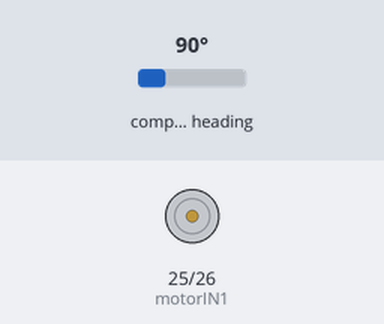
A sketch run on a simulated ESP32. Parts: motor-driver pin pairs drawn as motors (green arrow = first pin HIGH = forward, orange = second pin HIGH = backward, longer = more drive, scaled by the enable pin). Wiring (inferred from the names in the program): AS5600 angle sensor at I2C address 0x36. The inputs (shaded band) are chosen by the test bench; at power-on: compass heading 90°. EEPROM starts erased; what the sketch prints to the serial monitor is not drawn.

Above: at 1.2 s.
1.3 s: compass heading set to 269°
At 2.5 s:
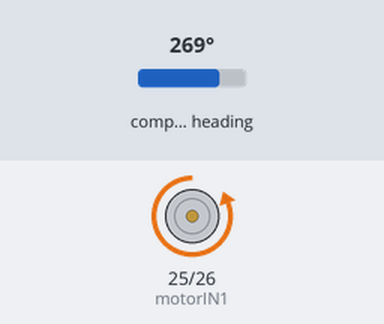
Timing chart, 0 to 4.3 s (numbered marks = the images above; inputs shaded):
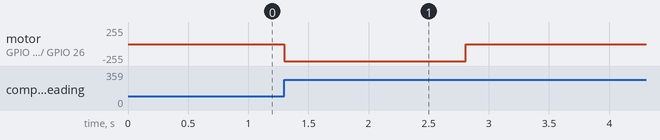

Measured:
- after the input at 1.3 s, motor on GPIO 25 (motorIN1) / GPIO 26 (motorIN2): stopped → backward 255/255 at once, → stopped 1.5 s later

The sketch:

V2.ino
```cpp
#include <WiFi.h>
#include <ESPAsyncWebServer.h>
#include <Wire.h>
#include <Preferences.h>

// --- Pins (Standard ESP32 Safe Pins) ---
const int motorIN1 = 25; // Direction / PWM 1
const int motorIN2 = 26; // Direction / PWM 2
const int motorENA = 27; // Enable Pin
const int inputPin = 32; // PWM or Analog Input

// I2C Pins (Default for standard ESP32)
// SDA = 21, SCL = 22

// --- Hardware PWM (LEDC) Configuration ---
const int pwmFreq = 20000; // 20kHz to eliminate motor whine
const int pwmResolution = 8; // 8-bit (0-255)

// --- PID & Kinematics Variables ---
float Kp, Ki, Kd, tolerance, maxDeg, gearRatio;
float targetDeg = 0.0, currentDeg = 0.0;
float integral = 0.0, lastError = 0.0;
bool servoEnabled = true;
int controlMode = 0; // 0: Web, 1: PWM, 2: Analog

// --- FreeRTOS & Time Variables ---
TaskHandle_t controlTaskHandle;
unsigned long lastLoopTime = 0;

// --- Motion Profiling & Safety ---
float maxVelocity = 300.0; // Max degrees per second allowed
float currentProfiledTarget = 0.0;
unsigned long stallStartTime = 0;
bool isStalled = false;

// --- Smoothing/Filtering ---
float filterAlpha = 0.15;

// --- Encoder Variables ---
int lastRaw = 0;
long totalRaw = 0;
long homeOffset = 0;
volatile unsigned long pulseStart = 0;
volatile int pulseWidth = 0;

Preferences prefs;
AsyncWebServer server(80);

// --- Interrupt for External PWM ---
void IRAM_ATTR handlePWM() {
  if (digitalRead(inputPin) == HIGH) pulseStart = micros();
  else pulseWidth = micros() - pulseStart;
}

// --- Sensor Update ---
void updateEncoder() {
  Wire.beginTransmission(0x36);
  Wire.write(0x0E); // AS5600 Angle Register
  if (Wire.endTransmission() != 0) return; // Prevent bus hang if sensor disconnects

  Wire.requestFrom(0x36, 2);
  if (Wire.available() >= 2) {
    int raw = (Wire.read() << 8) | Wire.read();
    int diff = raw - lastRaw;

    if (diff > 2048) diff -= 4096;
    if (diff < -2048) diff += 4096;

    totalRaw += diff;
    lastRaw = raw;

    currentDeg = ((totalRaw - homeOffset) * (360.0 / 4096.0)) * gearRatio;
  }
}

void resetPID() {
  integral = 0;
  lastError = 0;
  isStalled = false;
  stallStartTime = 0;
}

// --- Motor Output via Hardware PWM (Core v3.0.0+) ---
void driveMotor(int output) {
  if (!servoEnabled || isStalled) {
    ledcWrite(motorIN1, 0);
    ledcWrite(motorIN2, 0);
    return;
  }

  // Deadzone to prevent jitter
  if (abs(targetDeg - currentDeg) < tolerance) {
    ledcWrite(motorIN1, 0);
    ledcWrite(motorIN2, 0);
    return;
  }

  int speed = constrain(abs(output), 45, 255);

  if (output > 0) {
    ledcWrite(motorIN1, speed);
    ledcWrite(motorIN2, 0);
  } else {
    ledcWrite(motorIN1, 0);
    ledcWrite(motorIN2, speed);
  }
}

// --- Time-Based PID Core ---
void runPID(float dt) {
  float error = currentProfiledTarget - currentDeg;

  // Anti-Windup: Only integrate if not outputting max power
  if (abs(error) < 50.0) { // Only build integral when close to target
    integral += (error * dt);
    integral = constrain(integral, -100.0, 100.0);
  } else {
    integral = 0; // Clear integral during large moves
  }

  float derivative = (dt > 0) ? ((error - lastError) / dt) : 0;
  int output = (Kp * error) + (Ki * integral) + (Kd * derivative);

  // --- Stall Protection ---
  if (abs(output) >= 250 && abs(derivative) < 2.0) {
    if (stallStartTime == 0) stallStartTime = millis();
    else if (millis() - stallStartTime > 1500) { // 1.5 seconds of stall
      isStalled = true;
      Serial.println("STALL DETECTED! Motor Disabled.");
    }
  } else {
    stallStartTime = 0;
  }

  driveMotor(output);
  lastError = error;
}

// --- Core 1 RTOS Task (Dedicated Control Loop) ---
void controlLoopTask(void * pvParameters) {
  lastLoopTime = micros();

  for(;;) {
    unsigned long now = micros();
    float dt = (now - lastLoopTime) / 1000000.0; // Delta time in seconds
    lastLoopTime = now;

    updateEncoder();

    // 1. Process Input
    float rawInput = targetDeg;
    if (controlMode == 1 && pulseWidth > 800 && pulseWidth < 2200) {
      rawInput = map(pulseWidth, 1000, 2000, 0, maxDeg);
    } else if (controlMode == 2) {
      int analogVal = 0;
      for(int i=0; i<4; i++) analogVal += analogRead(inputPin);
      rawInput = map(analogVal / 4, 0, 4095, 0, maxDeg);
    }

    if (controlMode != 0) {
      targetDeg = (filterAlpha * rawInput) + ((1.0 - filterAlpha) * targetDeg);
    }

    // 2. Motion Profiling (Velocity Limiting)
    float maxChange = maxVelocity * dt;
    if (targetDeg > currentProfiledTarget + maxChange) {
      currentProfiledTarget += maxChange;
    } else if (targetDeg < currentProfiledTarget - maxChange) {
      currentProfiledTarget -= maxChange;
    } else {
      currentProfiledTarget = targetDeg;
    }

    // 3. Execute Control
    runPID(dt);

    vTaskDelay(2 / portTICK_PERIOD_MS); // Run at ~500Hz
  }
}

// --- HTML Dashboard (Classic V1 Style) ---
const char index_html[] PROGMEM = R"rawliteral(
<!DOCTYPE html><html><head><title>Pro Servo Panel</title>
<meta name="viewport" content="width=device-width, initial-scale=1">
<style>
  body { font-family: sans-serif; text-align: center; background: #1a1a1a; color: white; padding: 20px; }
  .card { background: #2d2d2d; padding: 20px; border-radius: 15px; display: inline-block; width: 380px; border: 1px solid #444; max-width: 100%; box-sizing: border-box; }
  .btn { padding: 12px; margin: 5px; cursor: pointer; border: none; border-radius: 8px; font-weight: bold; width: 45%; }
  .on { background: #2ecc71; color: white; }
  .save { background: #3498db; color: white; width: 93%; }
  .danger { background: #e74c3c; color: white; width: 93%; display: none; }
  input, select { width: 85%; padding: 10px; margin: 10px 0; border-radius: 5px; background: #444; color: white; border: none; }
  .row { display: flex; justify-content: space-around; align-items: center; }
  .row input { width: 60px; }
  .alert { background: #e74c3c; padding: 10px; border-radius: 5px; font-weight: bold; display: none; margin-bottom: 10px; }
</style></head>
<body>
  <div class="card">
    <h2>Smart Servo V2</h2>
    <div id="stallAlert" class="alert">⚠️ MOTOR STALLED</div>
    <h1 id="pos" style="margin-bottom: 0;">0.0</h1>
    <p style="margin-top: 5px; color: #aaa;">Target: <span id="tgt">0.0</span></p>
    <button id="resetBtn" class="btn danger" onclick="resetStall()">CLEAR FAULT</button>
    <hr>
    <h4>Gearing & Limits</h4>
    <div class="row"> Ratio: <input type="text" id="ratio"> Max: <input type="text" id="mDeg"> </div>
    <select id="mode">
      <option value="0">Web Dashboard</option>
      <option value="1">External PWM</option>
      <option value="2">Analog Signal</option>
    </select>
    <hr>
    <h4>PID Tuning</h4>
    <div class="row"> P:<input type="text" id="p"> I:<input type="text" id="i"> D:<input type="text" id="d"> </div>
    Tol: <input type="text" id="t" style="width:60px;">
    <button class="btn save" onclick="saveSettings()">APPLY & SAVE</button>
    <hr>
    <button class="btn on" onclick="fetch('/sethome')">SET ZERO</button>
    <input type="number" id="moveVal" placeholder="Degrees" style="width: 120px;">
    <button class="btn on" style="width:93%; background:#9b59b6" onclick="move()">WEB MOVE</button>
  </div>
<script>
  function move() { fetch('/move?val=' + document.getElementById('moveVal').value); }
  function resetStall() {
    fetch('/resetstall');
    document.getElementById('stallAlert').style.display = 'none';
    document.getElementById('resetBtn').style.display = 'none';
  }
  function saveSettings() {
    const p = document.getElementById('p').value, i = document.getElementById('i').value, d = document.getElementById('d').value;
    const t = document.getElementById('t').value, m = document.getElementById('mode').value, max = document.getElementById('mDeg').value, r = document.getElementById('ratio').value;
    fetch(`/save?p=${p}&i=${i}&d=${d}&t=${t}&m=${m}&max=${max}&r=${r}`).then(() => alert("Saved!"));
  }
  fetch('/getparams').then(r => r.json()).then(data => {
    document.getElementById('p').value = data.p; document.getElementById('i').value = data.i;
    document.getElementById('d').value = data.d; document.getElementById('t').value = data.t;
    document.getElementById('mode').value = data.m; document.getElementById('mDeg').value = data.max;
    document.getElementById('ratio').value = data.r;
  });
  setInterval(() => {
    fetch('/status').then(r => r.json()).then(data => {
      document.getElementById('pos').innerText = data.pos;
      document.getElementById('tgt').innerText = data.tgt;
      if(data.stall) {
        document.getElementById('stallAlert').style.display = 'block';
        document.getElementById('resetBtn').style.display = 'inline-block';
      }
    });
  }, 250);
</script></body></html>)rawliteral";

void setup() {
  Serial.begin(115200);
  Wire.begin();

  // Hardware Enable
  pinMode(motorENA, OUTPUT);
  digitalWrite(motorENA, HIGH);
  pinMode(inputPin, INPUT);

  // Configure ESP32 LEDC (Hardware PWM) - Core 3.0.0+
  ledcAttach(motorIN1, pwmFreq, pwmResolution);
  ledcAttach(motorIN2, pwmFreq, pwmResolution);

  // Load Saved Data
  prefs.begin("servo-data", false);
  homeOffset = prefs.getLong("offset", 0);
  Kp = prefs.getFloat("kp", 2.0);
  Ki = prefs.getFloat("ki", 0.0);
  Kd = prefs.getFloat("kd", 0.1);
  tolerance = prefs.getFloat("tol", 1.0);
  maxDeg = prefs.getFloat("maxDeg", 180.0);
  gearRatio = prefs.getFloat("ratio", 1.0);
  controlMode = prefs.getInt("mode", 0);

  // INITIAL ENCODER READ
  Wire.beginTransmission(0x36);
  Wire.write(0x0E);
  Wire.endTransmission();
  Wire.requestFrom(0x36, 2);
  if (Wire.available() >= 2) {
    lastRaw = (Wire.read() << 8) | Wire.read();
    totalRaw = lastRaw;
  }
  updateEncoder();
  targetDeg = currentDeg;
  currentProfiledTarget = currentDeg;

  if (controlMode == 1) attachInterrupt(digitalPinToInterrupt(inputPin), handlePWM, CHANGE);

  // Start FreeRTOS Task on Core 1
  xTaskCreatePinnedToCore(
    controlLoopTask,   // Task function
    "PID_Loop",        // Name
    4096,              // Stack size
    NULL,              // Parameters
    1,                 // Priority
    &controlTaskHandle,// Handle
    1                  // Core Number (0 is WiFi, 1 is App)
  );

  WiFi.softAP("SmartServo_V2", "");

  // API Routes
  server.on("/", HTTP_GET, [](AsyncWebServerRequest *f){ f->send_P(200, "text/html", index_html); });

  server.on("/save", [](AsyncWebServerRequest *f){
    Kp = f->getParam("p")->value().toFloat();
    Ki = f->getParam("i")->value().toFloat();
    Kd = f->getParam("d")->value().toFloat();
    tolerance = f->getParam("t")->value().toFloat();
    maxDeg = f->getParam("max")->value().toFloat();
    gearRatio = f->getParam("r")->value().toFloat();
    int newMode = f->getParam("m")->value().toInt();

    if (newMode == 1 && controlMode != 1) attachInterrupt(digitalPinToInterrupt(inputPin), handlePWM, CHANGE);
    else if (newMode != 1 && controlMode == 1) detachInterrupt(digitalPinToInterrupt(inputPin));

    controlMode = newMode;
    resetPID();

    prefs.putFloat("kp", Kp); prefs.putFloat("ki", Ki); prefs.putFloat("kd", Kd);
    prefs.putFloat("tol", tolerance); prefs.putInt("mode", controlMode);
    prefs.putFloat("maxDeg", maxDeg); prefs.putFloat("ratio", gearRatio);
    f->send(200);
  });

  server.on("/move", [](AsyncWebServerRequest *f){ targetDeg = f->getParam("val")->value().toFloat(); f->send(200); });
  server.on("/resetstall", [](AsyncWebServerRequest *f){ resetPID(); f->send(200); });

  server.on("/getparams", [](AsyncWebServerRequest *f){
    String json = "{\"p\":"+String(Kp)+",\"i\":"+String(Ki)+",\"d\":"+String(Kd)+",\"t\":"+String(tolerance)+",\"m\":"+String(controlMode)+",\"max\":"+String(maxDeg)+",\"r\":"+String(gearRatio)+"}";
    f->send(200, "application/json", json);
  });

  server.on("/status", [](AsyncWebServerRequest *f){
    String json = "{\"pos\":\"" + String(currentDeg, 1) + "\",\"tgt\":\"" + String(targetDeg, 1) + "\",\"stall\":" + (isStalled ? "true" : "false") + "}";
    f->send(200, "application/json", json);
  });

  server.on("/sethome", [](AsyncWebServerRequest *f){
    homeOffset = totalRaw;
    targetDeg = 0; currentProfiledTarget = 0; currentDeg = 0;
    prefs.putLong("offset", homeOffset);
    f->send(200);
  });

  server.begin();
}

void loop() {
  vTaskDelay(1000 / portTICK_PERIOD_MS);
}
```
